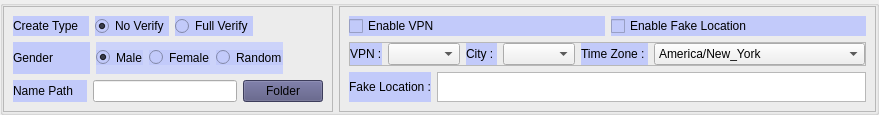
                      <widget class="QGroupBox" name="option1">
                       <property name="title">
                        <string/>
                       </property>
                       <layout class="QGridLayout" name="gridLayout_77">
                        <property name="leftMargin">
                         <number>0</number>
                        </property>
                        <property name="topMargin">
                         <number>0</number>
                        </property>
                        <property name="rightMargin">
                         <number>0</number>
                        </property>
                        <property name="bottomMargin">
                         <number>0</number>
                        </property>
                        <item row="0" column="0">
                         <widget class="QFrame" name="create_type_verify_or_no_verify">
                          <property name="frameShape">
                           <enum>QFrame::StyledPanel</enum>
                          </property>
                          <property name="frameShadow">
                           <enum>QFrame::Raised</enum>
                          </property>
                          <layout class="QVBoxLayout" name="verticalLayout_11">
                           <item>
                            <layout class="QHBoxLayout" name="horizontalLayout_39">
                             <item>
                              <widget class="QLabel" name="label_34">
                               <property name="styleSheet">
                                <string notr="true">background-color: rgb(194, 202, 250);</string>
                               </property>
                               <property name="text">
                                <string>Create Type   </string>
                               </property>
                              </widget>
                             </item>
                             <item>
                              <widget class="QRadioButton" name="no_verify_radio">
                               <property name="styleSheet">
                                <string notr="true">background-color: rgb(194, 202, 250);</string>
                               </property>
                               <property name="text">
                                <string>No Verify</string>
                               </property>
                               <property name="checked">
                                <bool>true</bool>
                               </property>
                              </widget>
                             </item>
                             <item>
                              <widget class="QRadioButton" name="full_verify_radio">
                               <property name="styleSheet">
                                <string notr="true">background-color: rgb(194, 202, 250);</string>
                               </property>
                               <property name="text">
                                <string>Full Verify</string>
                               </property>
                              </widget>
                             </item>
                             <item>
                              <spacer name="horizontalSpacer_26">
                               <property name="orientation">
                                <enum>Qt::Horizontal</enum>
                               </property>
                               <property name="sizeHint" stdset="0">
                                <size>
                                 <width>40</width>
                                 <height>20</height>
                                </size>
                               </property>
                              </spacer>
                             </item>
                            </layout>
                           </item>
                           <item>
                            <layout class="QHBoxLayout" name="horizontalLayout_43">
                             <item>
                              <widget class="QLabel" name="label_35">
                               <property name="styleSheet">
                                <string notr="true">background-color: rgb(194, 202, 250);</string>
                               </property>
                               <property name="text">
                                <string>Gender           </string>
                               </property>
                              </widget>
                             </item>
                             <item>
                              <widget class="QGroupBox" name="groupBox_2">
                               <property name="styleSheet">
                                <string notr="true">padding: 0;
margin: 0;
border: none;
background-color: rgb(204, 211, 250);</string>
                               </property>
                               <property name="title">
                                <string/>
                               </property>
                               <layout class="QGridLayout" name="gridLayout_45">
                                <property name="leftMargin">
                                 <number>0</number>
                                </property>
                                <property name="topMargin">
                                 <number>0</number>
                                </property>
                                <property name="rightMargin">
                                 <number>0</number>
                                </property>
                                <property name="bottomMargin">
                                 <number>0</number>
                                </property>
                                <item row="0" column="0">
                                 <widget class="QRadioButton" name="gender_male">
                                  <property name="styleSheet">
                                   <string notr="true">background-color: rgb(194, 202, 250);</string>
                                  </property>
                                  <property name="text">
                                   <string>Male</string>
                                  </property>
                                  <property name="checked">
                                   <bool>true</bool>
                                  </property>
                                 </widget>
                                </item>
                                <item row="0" column="1">
                                 <widget class="QRadioButton" name="gender_female">
                                  <property name="styleSheet">
                                   <string notr="true">background-color: rgb(194, 202, 250);</string>
                                  </property>
                                  <property name="text">
                                   <string>Female</string>
                                  </property>
                                 </widget>
                                </item>
                                <item row="0" column="2">
                                 <widget class="QRadioButton" name="gender_random">
                                  <property name="styleSheet">
                                   <string notr="true">background-color: rgb(194, 202, 250);</string>
                                  </property>
                                  <property name="text">
                                   <string>Random</string>
                                  </property>
                                 </widget>
                                </item>
                               </layout>
                              </widget>
                             </item>
                             <item>
                              <spacer name="horizontalSpacer_27">
                               <property name="orientation">
                                <enum>Qt::Horizontal</enum>
                               </property>
                               <property name="sizeHint" stdset="0">
                                <size>
                                 <width>40</width>
                                 <height>20</height>
                                </size>
                               </property>
                              </spacer>
                             </item>
                            </layout>
                           </item>
                           <item>
                            <layout class="QHBoxLayout" name="ldplayer_path_line_edit_14">
                             <item>
                              <widget class="QLabel" name="label_33">
                               <property name="styleSheet">
                                <string notr="true">background-color: rgb(194, 202, 250);</string>
                               </property>
                               <property name="text">
                                <string>Name Path    </string>
                               </property>
                              </widget>
                             </item>
                             <item>
                              <widget class="QLineEdit" name="name_path_input"/>
                             </item>
                             <item>
                              <widget class="QPushButton" name="name_path_btn">
                               <property name="styleSheet">
                                <string notr="true">background-color: rgb(85, 85, 127);</string>
                               </property>
                               <property name="text">
                                <string>Folder</string>
                               </property>
                               <property name="icon">
                                <iconset resource="../ui/resources.qrc">
                                 <normaloff>:/icons/images/folder.png</normaloff>:/icons/images/folder.png</iconset>
                               </property>
                               <property name="iconSize">
                                <size>
                                 <width>20</width>
                                 <height>24</height>
                                </size>
                               </property>
                              </widget>
                             </item>
                            </layout>
                           </item>
                          </layout>
                         </widget>
                        </item>
                        <item row="0" column="1">
                         <widget class="QFrame" name="frame_2">
                          <property name="frameShape">
                           <enum>QFrame::StyledPanel</enum>
                          </property>
                          <property name="frameShadow">
                           <enum>QFrame::Raised</enum>
                          </property>
                          <layout class="QVBoxLayout" name="verticalLayout_12">
                           <item>
                            <layout class="QGridLayout" name="gridLayout_78">
                             <item row="0" column="0">
                              <widget class="QCheckBox" name="enable_vpn_checkbox">
                               <property name="styleSheet">
                                <string notr="true">background-color: rgb(194, 202, 250);</string>
                               </property>
                               <property name="text">
                                <string>Enable VPN</string>
                               </property>
                              </widget>
                             </item>
                             <item row="0" column="1">
                              <widget class="QCheckBox" name="enable_fake_location_checkbox">
                               <property name="styleSheet">
                                <string notr="true">background-color: rgb(194, 202, 250);</string>
                               </property>
                               <property name="text">
                                <string>Enable Fake Location</string>
                               </property>
                              </widget>
                             </item>
                            </layout>
                           </item>
                           <item>
                            <widget class="QFrame" name="frame_4">
                             <property name="frameShape">
                              <enum>QFrame::StyledPanel</enum>
                             </property>
                             <property name="frameShadow">
                              <enum>QFrame::Raised</enum>
                             </property>
                             <layout class="QHBoxLayout" name="horizontalLayout_28">
                              <property name="leftMargin">
                               <number>0</number>
                              </property>
                              <property name="topMargin">
                               <number>0</number>
                              </property>
                              <property name="rightMargin">
                               <number>0</number>
                              </property>
                              <property name="bottomMargin">
                               <number>0</number>
                              </property>
                              <item>
                               <widget class="QLabel" name="label_50">
                                <property name="styleSheet">
                                 <string notr="true">background-color: rgb(194, 202, 250);</string>
                                </property>
                                <property name="text">
                                 <string>VPN :</string>
                                </property>
                               </widget>
                              </item>
                              <item>
                               <widget class="QComboBox" name="vpn_combobox">
                                <property name="cursor">
                                 <cursorShape>PointingHandCursor</cursorShape>
                                </property>
                                <property name="styleSheet">
                                 <string notr="true"/>
                                </property>
                                <property name="sizeAdjustPolicy">
                                 <enum>QComboBox::AdjustToContents</enum>
                                </property>
                               </widget>
                              </item>
                              <item>
                               <widget class="QLabel" name="label_54">
                                <property name="styleSheet">
                                 <string notr="true">background-color: rgb(194, 202, 250);</string>
                                </property>
                                <property name="text">
                                 <string>City : </string>
                                </property>
                               </widget>
                              </item>
                              <item>
                               <widget class="QComboBox" name="vpn_city">
                                <property name="cursor">
                                 <cursorShape>PointingHandCursor</cursorShape>
                                </property>
                                <property name="styleSheet">
                                 <string notr="true"/>
                                </property>
                                <property name="sizeAdjustPolicy">
                                 <enum>QComboBox::AdjustToContents</enum>
                                </property>
                               </widget>
                              </item>
                              <item>
                               <widget class="QLabel" name="label_57">
                                <property name="styleSheet">
                                 <string notr="true">background-color: rgb(194, 202, 250);</string>
                                </property>
                                <property name="text">
                                 <string>Time Zone : </string>
                                </property>
                               </widget>
                              </item>
                              <item>
                               <widget class="QComboBox" name="time_zone">
                                <property name="cursor">
                                 <cursorShape>PointingHandCursor</cursorShape>
                                </property>
                                <property name="styleSheet">
                                 <string notr="true"/>
                                </property>
                                <property name="sizeAdjustPolicy">
                                 <enum>QComboBox::AdjustToContents</enum>
                                </property>
                                <item>
                                 <property name="text">
                                  <string>America/New_York</string>
                                 </property>
                                </item>
                                <item>
                                 <property name="text">
                                  <string>America/Chicago</string>
                                 </property>
                                </item>
                                <item>
                                 <property name="text">
                                  <string>America/Los_Angeles</string>
                                 </property>
                                </item>
                                <item>
                                 <property name="text">
                                  <string>America/Toronto</string>
                                 </property>
                                </item>
                                <item>
                                 <property name="text">
                                  <string>America/Vancouver</string>
                                 </property>
                                </item>
                                <item>
                                 <property name="text">
                                  <string>America/Mexico_City</string>
                                 </property>
                                </item>
                                <item>
                                 <property name="text">
                                  <string>Europe/London</string>
                                 </property>
                                </item>
                                <item>
                                 <property name="text">
                                  <string>Europe/Belfast</string>
                                 </property>
                                </item>
                                <item>
                                 <property name="text">
                                  <string>Europe/Berlin</string>
                                 </property>
                                </item>
                                <item>
                                 <property name="text">
                                  <string>Europe/Paris</string>
                                 </property>
                                </item>
                                <item>
                                 <property name="text">
                                  <string>Europe/Madrid</string>
                                 </property>
                                </item>
                                <item>
                                 <property name="text">
                                  <string>Europe/Rome</string>
                                 </property>
                                </item>
                                <item>
                                 <property name="text">
                                  <string>Europe/Amsterdam</string>
                                 </property>
                                </item>
                                <item>
                                 <property name="text">
                                  <string>Asia/Bangkok</string>
                                 </property>
                                </item>
                                <item>
                                 <property name="text">
                                  <string>Asia/Phnom_Penh</string>
                                 </property>
                                </item>
                                <item>
                                 <property name="text">
                                  <string>Asia/Ho_Chi_Minh</string>
                                 </property>
                                </item>
                                <item>
                                 <property name="text">
                                  <string>Asia/Manila</string>
                                 </property>
                                </item>
                                <item>
                                 <property name="text">
                                  <string>Asia/Jakarta</string>
                                 </property>
                                </item>
                                <item>
                                 <property name="text">
                                  <string>Asia/Kuala_Lumpur</string>
                                 </property>
                                </item>
                                <item>
                                 <property name="text">
                                  <string>Asia/Singapore</string>
                                 </property>
                                </item>
                                <item>
                                 <property name="text">
                                  <string>Asia/Tokyo</string>
                                 </property>
                                </item>
                                <item>
                                 <property name="text">
                                  <string>Asia/Seoul</string>
                                 </property>
                                </item>
                                <item>
                                 <property name="text">
                                  <string>Asia/Kolkata</string>
                                 </property>
                                </item>
                                <item>
                                 <property name="text">
                                  <string>Australia/Sydney</string>
                                 </property>
                                </item>
                                <item>
                                 <property name="text">
                                  <string>Australia/Melbourne</string>
                                 </property>
                                </item>
                                <item>
                                 <property name="text">
                                  <string>America/Sao_Paulo</string>
                                 </property>
                                </item>
                                <item>
                                 <property name="text">
                                  <string>America/Argentina/Buenos_Aires</string>
                                 </property>
                                </item>
                                <item>
                                 <property name="text">
                                  <string>Africa/Johannesburg</string>
                                 </property>
                                </item>
                               </widget>
                              </item>
                             </layout>
                            </widget>
                           </item>
                           <item>
                            <layout class="QGridLayout" name="gridLayout_82">
                             <item row="0" column="0">
                              <widget class="QLabel" name="label_52">
                               <property name="styleSheet">
                                <string notr="true">background-color: rgb(194, 202, 250);</string>
                               </property>
                               <property name="text">
                                <string>Fake Location :</string>
                               </property>
                              </widget>
                             </item>
                             <item row="0" column="1">
                              <widget class="QPlainTextEdit" name="fake_location_input">
                               <property name="maximumSize">
                                <size>
                                 <width>16777215</width>
                                 <height>30</height>
                                </size>
                               </property>
                              </widget>
                             </item>
                            </layout>
                           </item>
                          </layout>
                         </widget>
                        </item>
                       </layout>
                      </widget>
